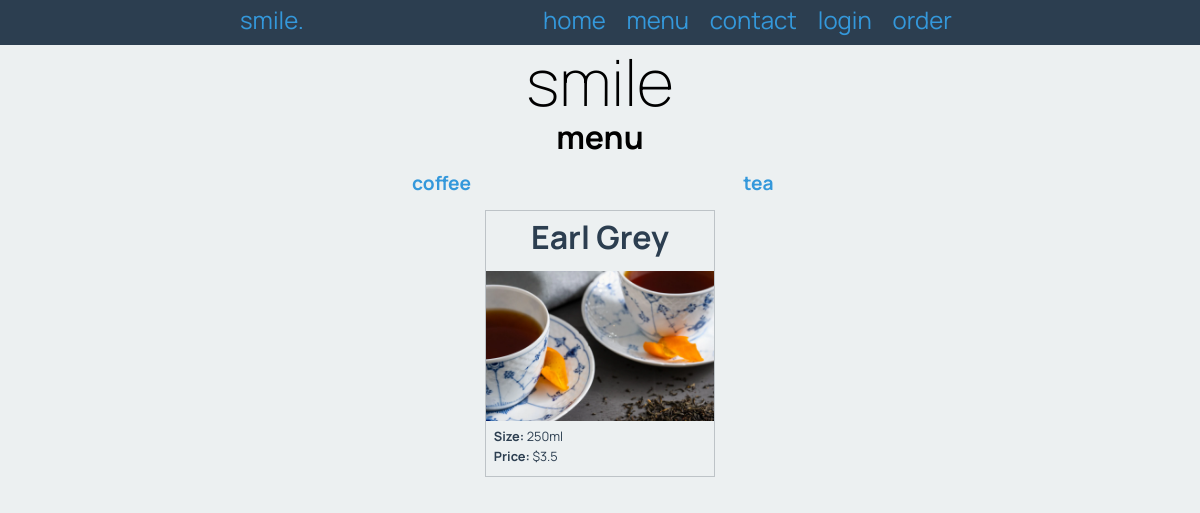
The app's page /menu/2 with its own data.
### tables this page shows
CREATE TABLE category
(
    id   integer
        constraint category_pk
            primary key autoincrement,
    name TEXT
);

CREATE TABLE "products"
(
    id          integer
        constraint products_pk
            primary key autoincrement,
    name        varchar(30),
    description varchar(300),
    volume      char(6),
    image       varchar(30),
    price       float
, cat_id integer);

### app.py (the view)
@app.route('/menu/<cat_id>')
def render_menu_page(cat_id):
    category_list = get_list("SELECT * FROM category", "")
    product_list = get_list("SELECT id, name, description, volume, image, price FROM products WHERE cat_id=?", (cat_id, ))
    order_start = request.args.get('order')
    if order_start == "start" and not is_ordering():
        session['order'] = []
    return render_template('menu.html', categories=category_list, products=product_list, logged_in=is_logged_in(), is_admin=is_admin(), ordering=is_ordering())

### app.py (called while the page is built)
def create_connection(db_file):
    try:
        connection = sqlite3.connect(db_file)
        return connection
    except Error as e:
        print(e)
    return None

def is_logged_in():
    if session.get('email') is None:
        return False
    else:
        return True

def is_admin():
    if session.get('is_admin') is not 1:
        return False
    else:
        return True

def is_ordering():
    if session.get('order') is None:
        return False
    else:
        return True

def get_list(query, params):
    con = create_connection(DATABASE)
    cur = con.cursor()
    if params == "":
        cur.execute(query)
    else:
        cur.execute(query, params)
    query_list = cur.fetchall()
    con.close()
    return query_list

### templates/menu.html (shortened to what this page needs)
{% extends 'base.html' %}
{% block pageheading %}
menu
{% endblock %}
{% block main %}
    <div class="category-menu">
        {% for category in categories %}
        <div class="category-item"><h2><a href="/menu/{{ category[0] }}">{{ category[1] }}</a></h2></div>
        {% endfor %}
    </div>
    <div class="products">
        {% for product in products %}
        <div class="product-box">
            <div class="product-box-heading">
                <h2>{{ product[1] }}</h2>
            </div>
            <div class = "product-box-image">
                <img src ="/static/images/{{ product[4] }}.jpg">
            </div>
            <div class="product-box-info">
                <p><strong>Size:</strong> {{ product[3] }}</p>
                <p><strong>Price:</strong> ${{ product[5] }}</p>
            </div>
        </div>
        {% endfor %}
    </div>
{% endblock %}

### static/smile.css (style rules this page uses)
* { font-family: 'Manrope', sans-serif; padding: 0; margin: 0; box-sizing: border-box; }
body { background-color: rgba(236, 240, 241, 1.0); }
img { max-width: 100%; }
h2 { font-size: 2rem; text-align: center; margin: 0 0 0.5rem 0; }
a, a:visited { color: rgba(52, 152, 219, 1.0); text-decoration: none; }
.category-menu { display: flex; flex-wrap: wrap; justify-content: space-evenly; }
.category-item { width: 32%; }
.category-item h2 { text-align: center; font-size: 1.2rem; padding: 0.5rem; }
.products { display: flex; flex-wrap: wrap; justify-content: space-evenly; }
.product-box { width: 32%; border: 1px solid rgba(189, 195, 199, 1.0); color: rgba(44, 62, 80, 1.0); margin-bottom: 0.5rem; }
.product-box-heading { padding: 0.5rem; }
.product-box-image { height: 150px; overflow: hidden; }
.product-box-info { padding: 0.5rem; }
.product-box p { font-size: 0.8rem; margin-bottom: 0.3rem; }

### records on screen
category: name "coffee"
category: name "tea"
products: name "Earl Grey", image (picture), volume "250ml", price "3.5"
